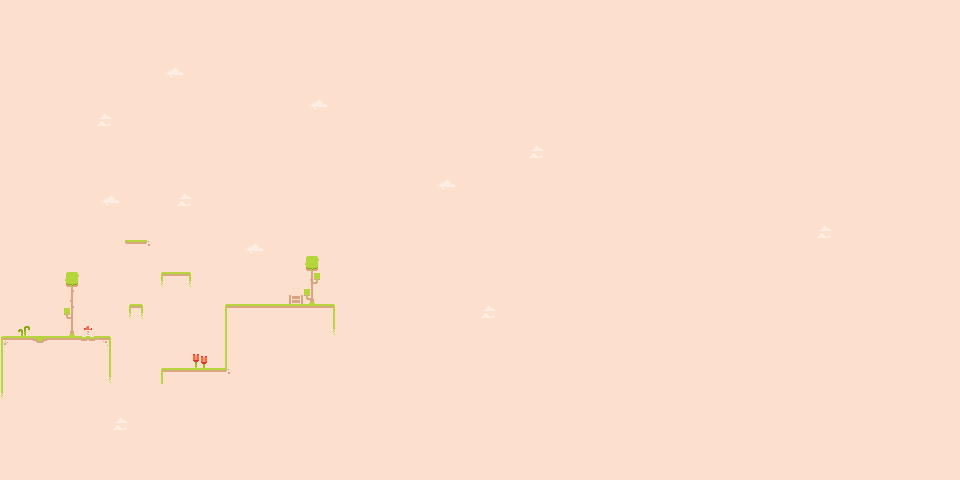

Tiled map render using the project's own tile images. Description and the whole map definition, tile-layer contents included, below:
An orthogonal 60x30 tile map with 16x16 px tiles, 1 tile layer (Kachelebene 1).

<map version="1.9" tiledversion="1.9.2" orientation="orthogonal" renderorder="right-down" width="60" height="30" tilewidth="16" tileheight="16" infinite="0" nextlayerid="2" nextobjectid="1">
 <tileset firstgid="1" source="map/tilemap_packed.tsx" />
 <layer id="1" name="Kachelebene 1" width="60" height="30">
  <data encoding="csv">
1,1,1,1,1,1,1,1,1,1,1,1,1,1,1,1,1,1,1,1,1,1,1,1,1,1,1,1,1,1,1,1,1,1,1,1,1,1,1,1,1,1,1,1,1,1,1,1,1,1,1,1,1,1,1,1,1,1,1,1,
1,1,1,1,1,1,1,1,1,1,1,1,1,1,1,1,1,1,1,1,1,1,1,1,1,1,1,1,1,1,1,1,1,1,1,1,1,1,1,1,1,1,1,1,1,1,1,1,1,1,1,1,1,1,1,1,1,1,1,1,
1,1,1,1,1,1,1,1,1,1,1,1,1,1,1,1,1,1,1,1,1,1,1,1,1,1,1,1,1,1,1,1,1,1,1,1,1,1,1,1,1,1,1,1,1,1,1,1,1,1,1,1,1,1,1,1,1,1,1,1,
1,1,1,1,1,1,1,1,1,1,1,1,1,1,1,1,1,1,1,1,1,1,1,1,1,1,1,1,1,1,1,1,1,1,1,1,1,1,1,1,1,1,1,1,1,1,1,1,1,1,1,1,1,1,1,1,1,1,1,1,
1,1,1,1,1,1,1,1,1,1,2,3,1,1,1,1,1,1,1,1,1,1,1,1,1,1,1,1,1,1,1,1,1,1,1,1,1,1,1,1,1,1,1,1,1,1,1,1,1,1,1,1,1,1,1,1,1,1,1,1,
1,1,1,1,1,1,1,1,1,1,1,1,1,1,1,1,1,1,1,1,1,1,1,1,1,1,1,1,1,1,1,1,1,1,1,1,1,1,1,1,1,1,1,1,1,1,1,1,1,1,1,1,1,1,1,1,1,1,1,1,
1,1,1,1,1,1,1,1,1,1,1,1,1,1,1,1,1,1,1,2,3,1,1,1,1,1,1,1,1,1,1,1,1,1,1,1,1,1,1,1,1,1,1,1,1,1,1,1,1,1,1,1,1,1,1,1,1,1,1,1,
1,1,1,1,1,1,13,1,1,1,1,1,1,1,1,1,1,1,1,1,1,1,1,1,1,1,1,1,1,1,1,1,1,1,1,1,1,1,1,1,1,1,1,1,1,1,1,1,1,1,1,1,1,1,1,1,1,1,1,1,
1,1,1,1,1,1,1,1,1,1,1,1,1,1,1,1,1,1,1,1,1,1,1,1,1,1,1,1,1,1,1,1,1,1,1,1,1,1,1,1,1,1,1,1,1,1,1,1,1,1,1,1,1,1,1,1,1,1,1,1,
1,1,1,1,1,1,1,1,1,1,1,1,1,1,1,1,1,1,1,1,1,1,1,1,1,1,1,1,1,1,1,1,1,13,1,1,1,1,1,1,1,1,1,1,1,1,1,1,1,1,1,1,1,1,1,1,1,1,1,1,
1,1,1,1,1,1,1,1,1,1,1,1,1,1,1,1,1,1,1,1,1,1,1,1,1,1,1,1,1,1,1,1,1,1,1,1,1,1,1,1,1,1,1,1,1,1,1,1,1,1,1,1,1,1,1,1,1,1,1,1,
1,1,1,1,1,1,1,1,1,1,1,1,1,1,1,1,1,1,1,1,1,1,1,1,1,1,1,2,3,1,1,1,1,1,1,1,1,1,1,1,1,1,1,1,1,1,1,1,1,1,1,1,1,1,1,1,1,1,1,1,
1,1,1,1,1,1,2,3,1,1,1,13,1,1,1,1,1,1,1,1,1,1,1,1,1,1,1,1,1,1,1,1,1,1,1,1,1,1,1,1,1,1,1,1,1,1,1,1,1,1,1,1,1,1,1,1,1,1,1,1,
1,1,1,1,1,1,1,1,1,1,1,1,1,1,1,1,1,1,1,1,1,1,1,1,1,1,1,1,1,1,1,1,1,1,1,1,1,1,1,1,1,1,1,1,1,1,1,1,1,1,1,1,1,1,1,1,1,1,1,1,
1,1,1,1,1,1,1,1,1,1,1,1,1,1,1,1,1,1,1,1,1,1,1,1,1,1,1,1,1,1,1,1,1,1,1,1,1,1,1,1,1,1,1,1,1,1,1,1,1,1,1,13,1,1,1,1,1,1,1,1,
1,1,1,1,1,1,1,25,5,26,1,1,1,1,1,2,3,1,1,1,1,1,1,1,1,1,1,1,1,1,1,1,1,1,1,1,1,1,1,1,1,1,1,1,1,1,1,1,1,1,1,1,1,1,1,1,1,1,1,1,
1,1,1,1,1,1,1,1,1,1,1,1,1,1,1,1,1,1,1,39,1,1,1,1,1,1,1,1,1,1,1,1,1,1,1,1,1,1,1,1,1,1,1,1,1,1,1,1,1,1,1,1,1,1,1,1,1,1,1,1,
1,1,1,1,39,1,1,1,1,1,28,29,1,1,1,1,1,1,1,50,1,1,1,1,1,1,1,1,1,1,1,1,1,1,1,1,1,1,1,1,1,1,1,1,1,1,1,1,1,1,1,1,1,1,1,1,1,1,1,1,
1,1,1,1,49,1,1,1,1,1,1,1,1,1,1,1,1,1,37,58,1,1,1,1,1,1,1,1,1,1,1,1,1,1,1,1,1,1,1,1,1,1,1,1,1,1,1,1,1,1,1,1,1,1,1,1,1,1,1,1,
1,1,1,1,48,1,1,1,10,1,1,1,1,1,4,5,5,5,5,5,6,1,1,1,1,1,1,1,1,1,13,1,1,1,1,1,1,1,1,1,1,1,1,1,1,1,1,1,1,1,1,1,1,1,1,1,1,1,1,1,
1,35,1,1,59,32,1,1,1,1,1,1,1,1,14,1,1,1,1,1,19,1,1,1,1,1,1,1,1,1,1,1,1,1,1,1,1,1,1,1,1,1,1,1,1,1,1,1,1,1,1,1,1,1,1,1,1,1,1,1,
7,5,23,5,5,21,9,1,1,1,1,1,1,1,14,1,1,1,1,1,1,1,1,1,1,1,1,1,1,1,1,1,1,1,1,1,1,1,1,1,1,1,1,1,1,1,1,1,1,1,1,1,1,1,1,1,1,1,1,1,
14,1,1,1,1,1,16,1,1,1,1,1,33,1,14,1,1,1,1,1,1,1,1,1,1,1,1,1,1,1,1,1,1,1,1,1,1,1,1,1,1,1,1,1,1,1,1,1,1,1,1,1,1,1,1,1,1,1,1,1,
14,1,1,1,1,1,19,1,1,1,4,5,5,5,26,1,1,1,1,1,1,1,1,1,1,1,1,1,1,1,1,1,1,1,1,1,1,1,1,1,1,1,1,1,1,1,1,1,1,1,1,1,1,1,1,1,1,1,1,1,
17,1,1,1,1,1,1,1,1,1,1,1,1,1,1,1,1,1,1,1,1,1,1,1,1,1,1,1,1,1,1,1,1,1,1,1,1,1,1,1,1,1,1,1,1,1,1,1,1,1,1,1,1,1,1,1,1,1,1,1,
1,1,1,1,1,1,1,1,1,1,1,1,1,1,1,1,1,1,1,1,1,1,1,1,1,1,1,1,1,1,1,1,1,1,1,1,1,1,1,1,1,1,1,1,1,1,1,1,1,1,1,1,1,1,1,1,1,1,1,1,
1,1,1,1,1,1,1,13,1,1,1,1,1,1,1,1,1,1,1,1,1,1,1,1,1,1,1,1,1,1,1,1,1,1,1,1,1,1,1,1,1,1,1,1,1,1,1,1,1,1,1,1,1,1,1,1,1,1,1,1,
1,1,1,1,1,1,1,1,1,1,1,1,1,1,1,1,1,1,1,1,1,1,1,1,1,1,1,1,1,1,1,1,1,1,1,1,1,1,1,1,1,1,1,1,1,1,1,1,1,1,1,1,1,1,1,1,1,1,1,1,
1,1,1,1,1,1,1,1,1,1,1,1,1,1,1,1,1,1,1,1,1,1,1,1,1,1,1,1,1,1,1,1,1,1,1,1,1,1,1,1,1,1,1,1,1,1,1,1,1,1,1,1,1,1,1,1,1,1,1,1,
1,1,1,1,1,1,1,1,1,1,1,1,1,1,1,1,1,1,1,1,1,1,1,1,1,1,1,1,1,1,1,1,1,1,1,1,1,1,1,1,1,1,1,1,1,1,1,1,1,1,1,1,1,1,1,1,1,1,1,1
</data>
 </layer>
</map>
